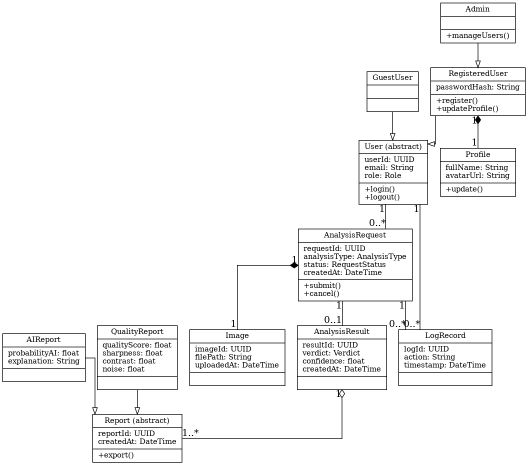
#> input picture TrueFrameUI/wwwroot/uploads/0488ca98-e36a-41f5-9a71-5c117b755a5d.png, 1056 x 931 px (shown at 1/2 size)
$ python -i blur_type.py   (imports and definitions only)
#> lines starting #> are read from the running program, lines starting #| are printed output that depends on the picture
#> further down, picture is the input picture: PIL image 1056x931 RGBA; mean R, G, B, A 246.1, 246.1, 246.1, 254.9
"""
Blur tipi tespiti — yapısal tensör analizi.

Hareket bulanıklığı (motion blur) vs odak kayması (defocus blur) ayrımı.

Motivasyon: Her ikisi de düşük Laplacian varyansı verir ama çok farklı sorunlardır.
  - Motion blur: yüksek coherence (gradyanlar tek yöne hizalı), yönlü PSF
  - Defocus:     düşük coherence (izotropik), düşük edge strength
  - Sharp:       edge strength yüksek, coherence değişken

Yöntem: Structure tensor J = [ Jxx Jxy; Jxy Jyy ]
  Jxx = E[Ix²],  Jxy = E[IxIy],  Jyy = E[Iy²]
  Özdeğerler λ₁ ≥ λ₂
  Coherence C = (λ₁-λ₂)² / (λ₁+λ₂+ε)²

  C yüksek → directional edges → motion blur
  C düşük + edge_strength düşük → defocus
  C düşük + edge_strength yüksek → sharp (multi-directional content)
"""

from __future__ import annotations

import numpy as np
from PIL import Image
from scipy import ndimage

_PROCESS_SIZE   = (512, 512)   # işlem boyutu
_SMOOTH_SIGMA   = 2.5          # yapısal tensör yumuşatma
_EDGE_SHARP_THR = 8.0          # bu üzerinde edge_strength "keskin" sayılır
_COHERENCE_THR  = 0.35         # bu üzerinde "yönlü" = motion blur
_DEFOCUS_EDGE   = 3.0          # bu altında edge_strength + düşük coherence = defocus


def detect_blur_type(pil_img: Image.Image) -> dict:
    """
    Returns:
        type            — 'sharp' | 'motion' | 'defocus' | 'unknown'
        coherence       — yapısal tutarlılık skoru [0-1]
        edge_strength   — ortalama kenar gücü
        motion_angle    — tahmini hareket yönü (sadece motion için, derece)
        label           — Türkçe etiket
        description     — Türkçe açıklama
    """
    gray = np.array(
        pil_img.convert("L").resize(_PROCESS_SIZE, Image.LANCZOS),
        dtype=np.float32,
    )
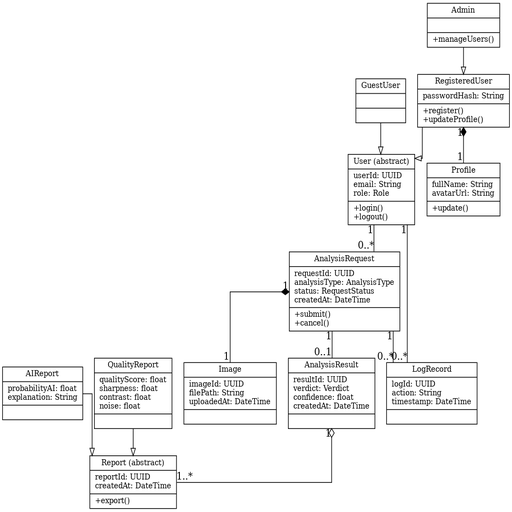
#> gray: shape (512, 512) float32; min 0, max 255, mean 245.3

    Ix = ndimage.sobel(gray, axis=1).astype(np.float32)
    Iy = ndimage.sobel(gray, axis=0).astype(np.float32)

    # Yapısal tensör elemanları — Gaussian ile yumuşat
    Jxx = ndimage.gaussian_filter(Ix * Ix, _SMOOTH_SIGMA)
    Jxy = ndimage.gaussian_filter(Ix * Iy, _SMOOTH_SIGMA)
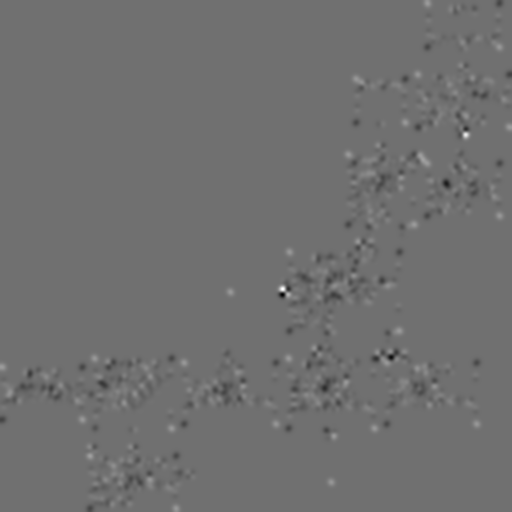
#> Jxy: shape (512, 512) float32; min -35904.9, max 45685.5, mean -98.2; drawn with min black and max white
    Jyy = ndimage.gaussian_filter(Iy * Iy, _SMOOTH_SIGMA)

    # Özdeğerler
    trace        = Jxx + Jyy
    discriminant = np.clip((Jxx - Jyy) ** 2 + 4 * Jxy ** 2, 0, None)
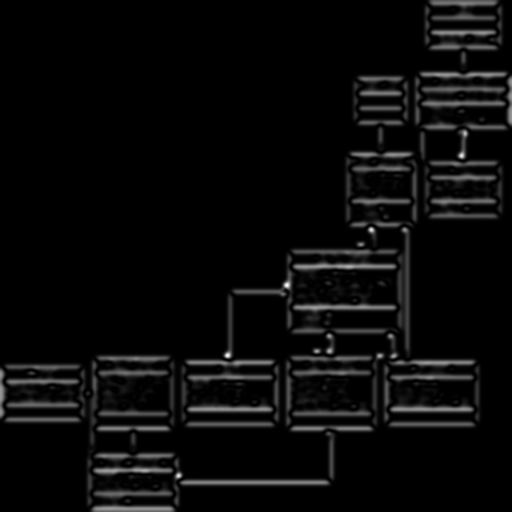
#> discriminant: shape (512, 512) float32; min 0, max 3.59e+10, mean 1.46e+09; drawn with min black and max white
    sqrt_d       = np.sqrt(discriminant)
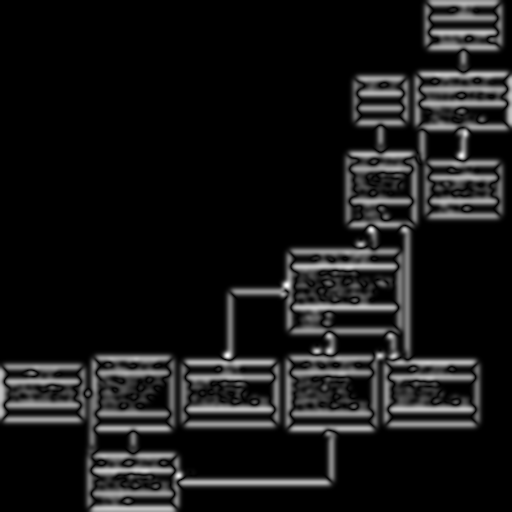
#> sqrt_d: shape (512, 512) float32; min 0, max 189410.7, mean 18029.4; drawn with min black and max white
    lam1 = (trace + sqrt_d) / 2
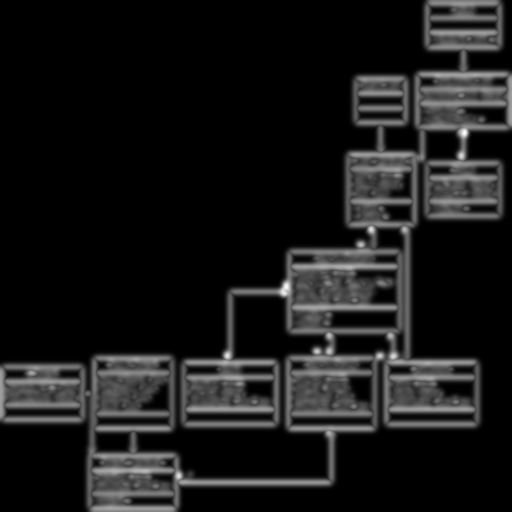
#> lam1: shape (512, 512) float32; min 0, max 235114.5, mean 23519.4; drawn with min black and max white
    lam2 = (trace - sqrt_d) / 2
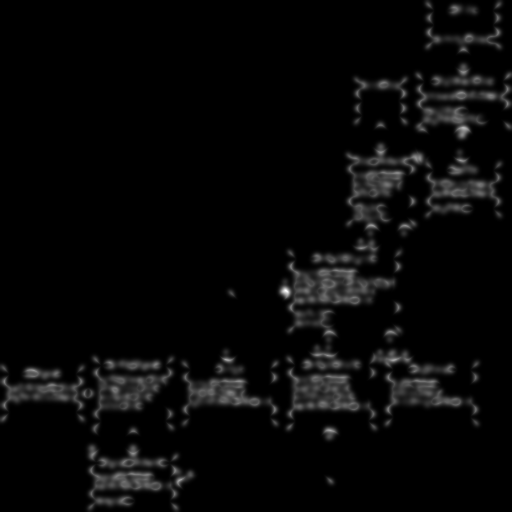
#> lam2: shape (512, 512) float32; min 0, max 163023, mean 5490; drawn with min black and max white

    # Coherence: yüksek → tek yönlü kenarlar (motion blur)
    denom     = (lam1 + lam2 + 1e-6) ** 2
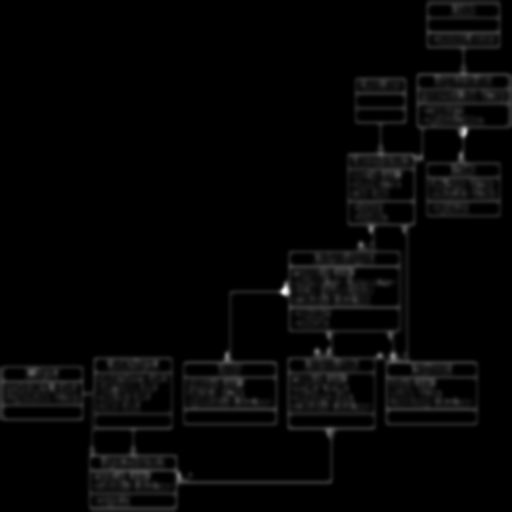
#> denom: shape (512, 512) float32; min 1e-12, max 1.24e+11, mean 3.19e+09; drawn with min black and max white
    coherence = float(np.mean((lam1 - lam2) ** 2 / denom))
#> coherence = 0.267

    # Edge strength: kenar gücünün ortalaması
    edge_strength = float(np.sqrt(Jxx + Jyy).mean())
#> edge_strength = 95.43

    # Hareket yönü (sadece motion için anlamlı)
    motion_angle: float | None = None
    if coherence > _COHERENCE_THR:
        # Baskın kenar yönü: Jxy/Jxx'ten açı hesapla
        avg_jxx = float(Jxx.mean())
        avg_jxy = float(Jxy.mean())
        if abs(avg_jxx) > 1e-6:
            motion_angle = round(float(np.degrees(np.arctan2(avg_jxy, avg_jxx))), 1)

    # Sınıflandırma
    blur_type, label, description = _classify(coherence, edge_strength, motion_angle)
#> blur_type = 'sharp'; label = 'Keskin'; description = 'Görsel genel olarak keskin.'

    return {
        "type":          blur_type,
        "coherence":     round(coherence, 3),
        "edge_strength": round(edge_strength, 2),
        "motion_angle":  motion_angle,
        "label":         label,
        "description":   description,
    }


def _classify(
    coherence: float,
    edge_strength: float,
    motion_angle: float | None,
) -> tuple[str, str, str]:
    if edge_strength >= _EDGE_SHARP_THR:
        return ("sharp", "Keskin", "Görsel genel olarak keskin.")

    if coherence >= _COHERENCE_THR and edge_strength >= _DEFOCUS_EDGE:
        angle_str = f" ({motion_angle:+.0f}°)" if motion_angle is not None else ""
        return (
            "motion",
            "Hareket Bulanıklığı",
            f"Yönlü hareket bulanıklığı saptandı{angle_str} — "
            "tripod kullanın veya enstantane hızını artırın.",
        )

    if edge_strength < _DEFOCUS_EDGE:
        return (
            "defocus",
            "Odak Kayması",
            "Genel, izotropik bulanıklık — odak kayması veya çok düşük enstantane. "
            "AF kilidi kontrol edin veya diyaframı kısın.",
        )

    return ("unknown", "Belirsiz", "Bulanıklık tipi belirlenemedi.")

>>> from PIL import Image
>>> picture = Image.open('../../../../TrueFrameUI/wwwroot/uploads/0488ca98-e36a-41f5-9a71-5c117b755a5d.png')
>>> result = detect_blur_type(picture)
#> result = 6 items
